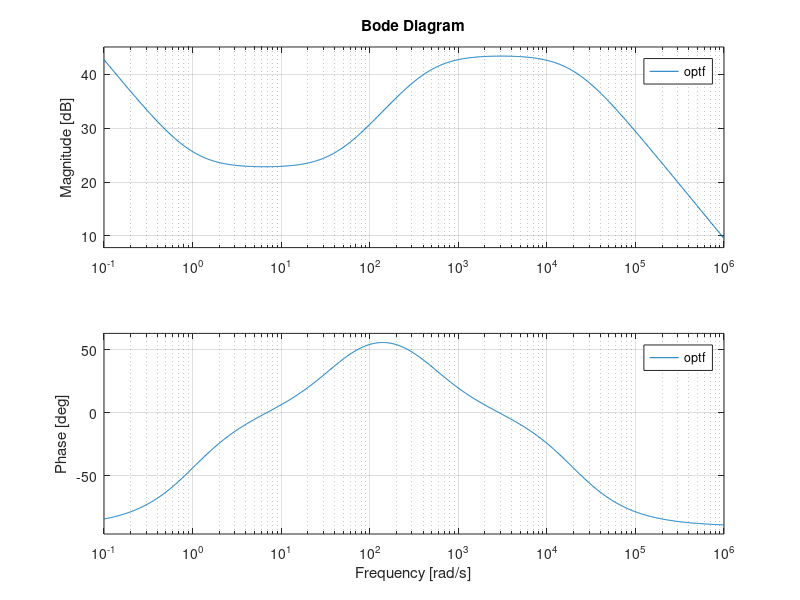
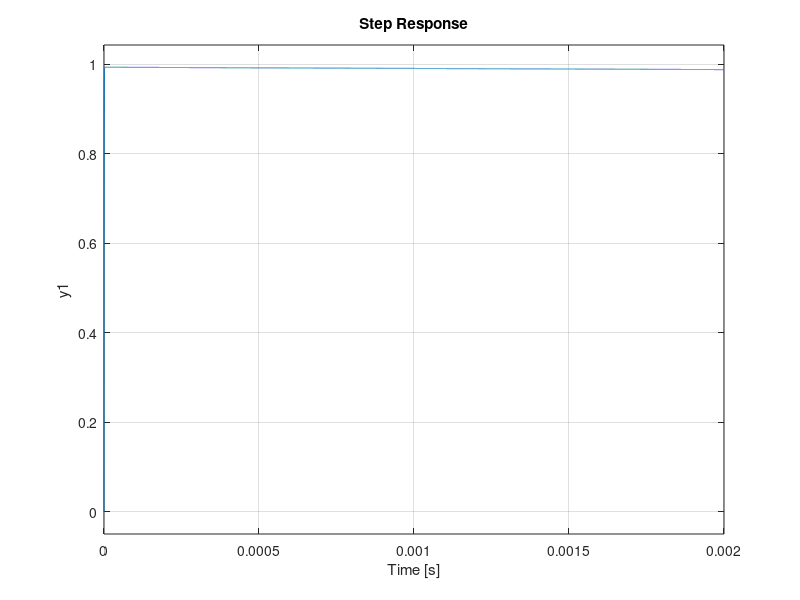
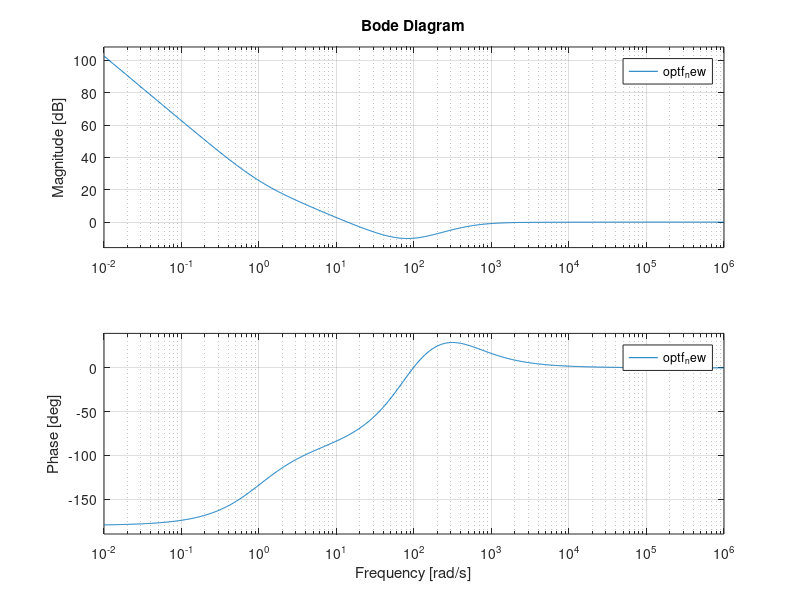
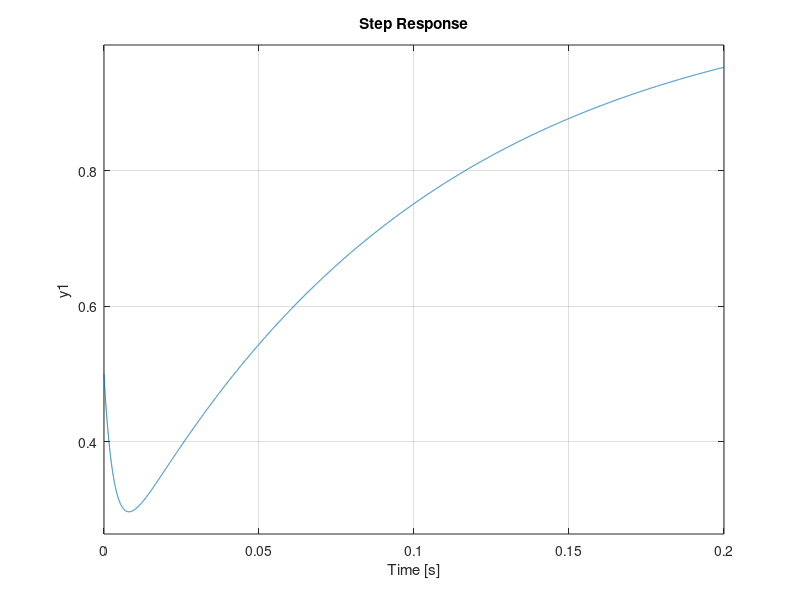

Recreate these plots in MATLAB, in order.
s =tf('s');
Ac = 59.4e-6;
n2 = 2000;
kh = 5;
k = kh/(n2 * Ac);
lm = 0.3;
r = 140;
k2 = n2*Ac/kh;
k1 = kh * lm/(n2*Ac*r);
Gc = (3e6*(s+1))/(s*(s+20000));
optf = (1+s*k2)*(k1/(1+s*k1*k2))*Gc;
Gc_actual=(Gc+s*k2*(Gc-1))/(s)
optf_new=(Gc_actual+s*k2)*(k1/(1+s*k1*k2));
figure(1)
bode(optf)

cltf=feedback(optf,1);
cltf_new=feedback(optf_new,1);
figure(2)
step(cltf)

figure(3)
bode(optf_new)
figure(4)
step(cltf_new)
